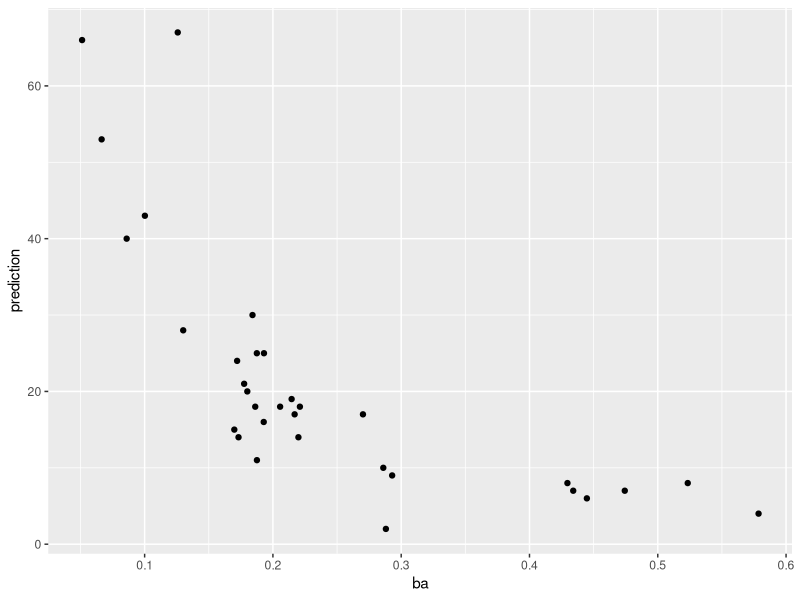
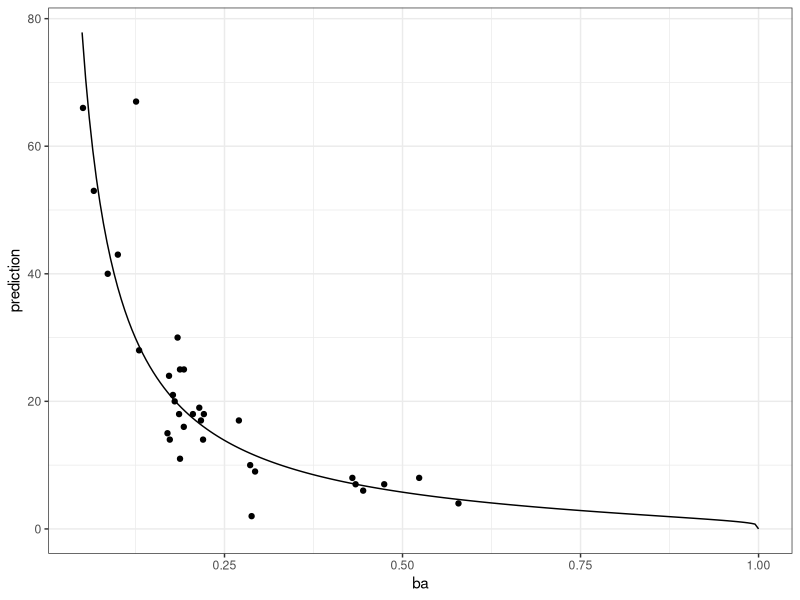
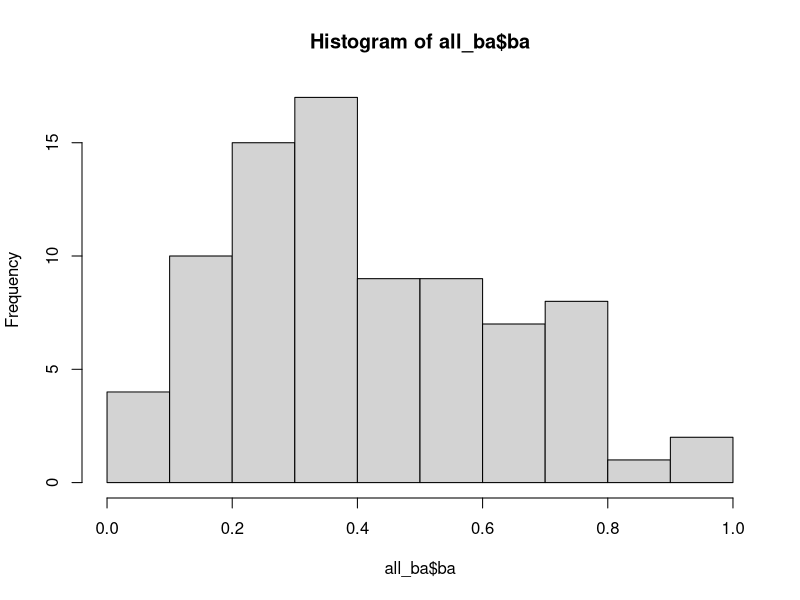

Recreate these plots in R, in order.
library(ggplot2)
library(plyr)

#### 1. LOAD IN MINIMUM SAMPLE SIZES AND AMONG-INDIVIDUAL OVERLAP SCORES ####

# load in minimum sample sizes for gls data
pred_gls <- read.csv("./Data_outputs/area_occupied_50_predictions.csv")
pred_gls <- subset(pred_gls, pop_size == 100 & model == "MM3",)
pred_gls <- pred_gls[order(pred_gls$dataset),]
# load in overlap scores
overlap_gls <- read.csv("./Data_outputs/ba_overlap_scores.csv")
overlap_gls <- overlap_gls[order(overlap_gls$dataset),]
# load in PTT+GPS sample sizes and overlap scores
pred_br <- read.csv("./Data_inputs/ptt+gps_overlap_sample_predictions.csv")
# combine all datasets
all_preds <- data.frame(prediction = c(pred_gls$prediction, pred_br$prediction), ba = c(overlap_gls$ba, pred_br$ba),
                        species = c(overlap_gls$species, pred_br$species), year = c(overlap_gls$year, rep("ALL", nrow(pred_br))),
                        device = c(rep("GLS", nrow(overlap_gls)), pred_br$device), stage = c(rep("NB", nrow(overlap_gls)), pred_br$stage))


#### 2. EXAMINE RELATIONSHIPS BETWEEN THE TWO ####

# plotting the two
ggplot(all_preds, aes(ba, prediction)) + geom_point()

# using nls (non-linear least squares) to run model
x = all_preds$ba
y = all_preds$prediction
model <- nls(y ~ k/log(1-x), start = list(k = -10)) 
summary(model)
# Parameters:
#     Estimate Std. Error t value Pr(>|t|)    
# k  -3.9926     0.2263  -17.64   <2e-16 ***

# predicting and including on plot
fake_df <- data.frame(x = seq(0.05, 1, 0.005))
fake_df$y <- predict(model, fake_df)
ggplot(all_preds, aes(ba, prediction)) + 
  geom_point() + theme_bw() +   geom_line(data = fake_df, aes(x, y))


#### 3. PREDICTING ONTO BA VALUES FROM OPPEL ET AL. 2018 PAPER ####

# load in values
all_ba <- read.csv("./Data_inputs/oppel_et_al_2018_ba_scores.csv")
hist(all_ba$ba)
range(all_ba$ba) #  0.06 0.95
mean(all_ba$ba)
# 0.4130488

# defining model
pred_fun <- function(x) { 
  y = -3.9926/log(1-x)
  return(y)
}

# predicting
all_ba$prediction <- pred_fun(all_ba$ba) 

range(all_ba$prediction) #  1.332763 64.526448
mean(all_ba$prediction) # 12.2497


#### 4. SUMMARIZE PREDICTIONS FOR DIFFERENT TAXA ####

sum_family <- ddply(all_ba,.(family), summarize, mean_pred = mean(prediction), 
                    N = length(family), min_pred = min(prediction), max_pred = max(prediction))
sum_family <- sum_family[order(sum_family$mean_pred),]
sum_family
#               family mean_pred  N  min_pred  max_pred
# 7  Phalacrocoracidae  3.769221  6  1.501395  7.102768
# 5            Laridae  4.820900  8  3.225368  8.077341
# 1            Alcidae  5.081296  8  2.797670  7.567006
# 10           Sulidae  6.859456  5  1.332763 13.878515
# 9       Spheniscidae  8.522902 13  2.636898 24.566984
# 4       Hydrobatidae  9.344078  5  3.601276 18.947326
# 6      Phaethontidae 11.527889  3 10.352576 13.878515
# 8     Procellariidae 17.713615 20  3.803120 55.016699
# 3         Fregatidae 18.240050  3  9.608788 31.232846
# 2        Diomedeidae 24.295508 11  7.815974 64.526448

# proportion datasets with preditions below 10
nrow(all_ba[all_ba$prediction<10,]) # 47
nrow(all_ba[all_ba$prediction<10,])/nrow(all_ba)*100 # 57.31707

# proportion datasets with preditions below 20
nrow(all_ba[all_ba$prediction<20,]) # 69
nrow(all_ba[all_ba$prediction<20,])/nrow(all_ba)*100 # 84.14634

# proportion datasets with preditions below 30
nrow(all_ba[all_ba$prediction<30,]) # 74
nrow(all_ba[all_ba$prediction<30,])/nrow(all_ba)*100 # 90.2439

# proportion above 50
nrow(all_ba[all_ba$prediction>50,]) # 2
nrow(all_ba[all_ba$prediction>50,])/nrow(all_ba)*100 # 2.439024
all_ba[all_ba$prediction>50,]
